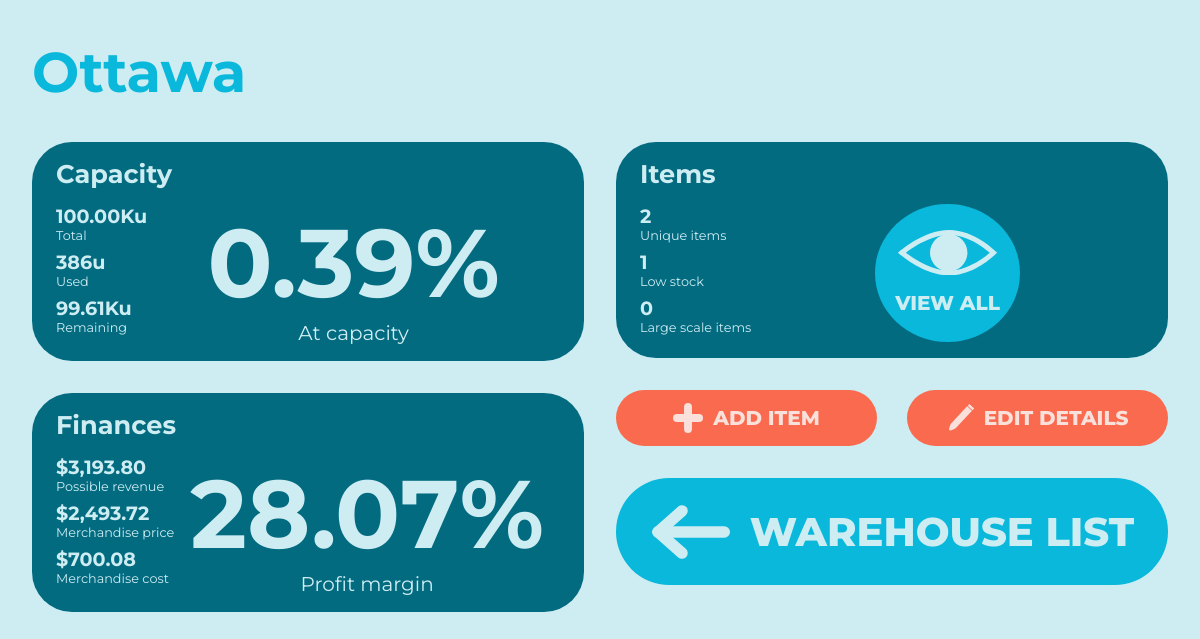
The page /view-warehouse/Ottawa on the database as committed earlier.
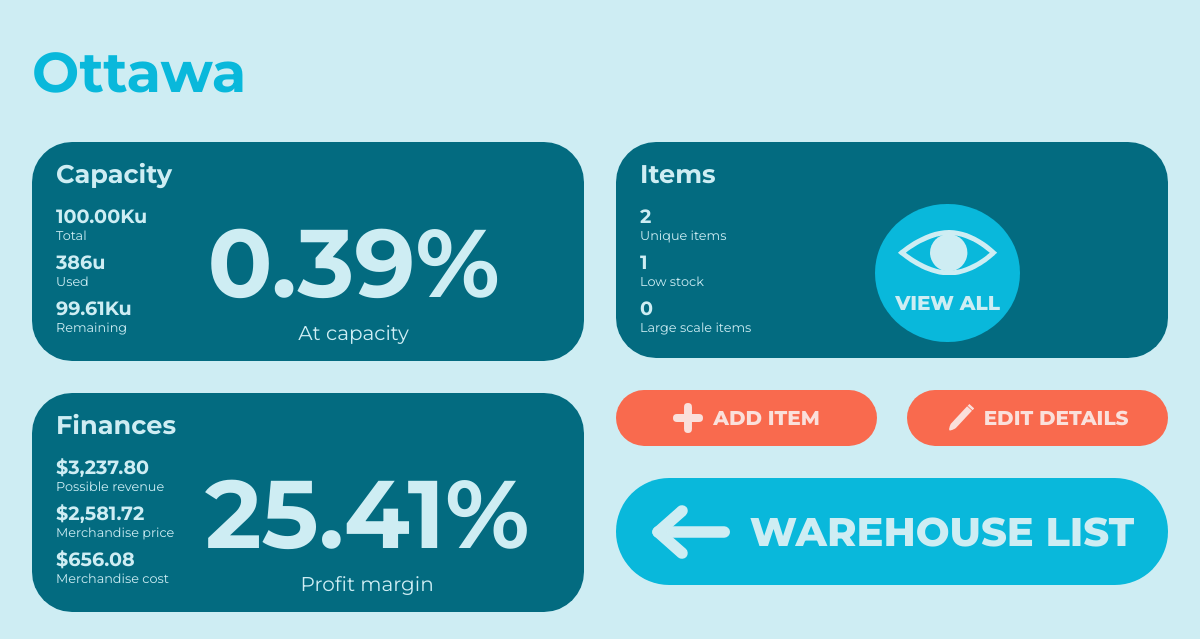
The same page on the database as committed later.
### wms/models.py (models this page shows, shortened)
class Warehouse(db.Model):
    _id = db.Column(db.Integer, primary_key=True)
    name = db.Column(db.String(MAXIMUM_NAME_LEN), unique=True, nullable=False)
    capacity = db.Column(db.Integer, nullable=False)
    items = db.relationship("Item", backref="home_warehouse", lazy=True)
    @hybrid_property
    def remaining_capacity(self):
        capacityUsed = 0
        for item in self.items:
            capacityUsed += item.quantity * ItemTemplate.query.filter_by(_id=item.item_template_id).first().size
        return self.capacity - capacityUsed
    @hybrid_property
    def possible_revenue(self):
        revenue = 0
        for item in self.items:
            item_temp = ItemTemplate.query.filter_by(_id=item.item_template_id).first()
            revenue += item.quantity * (item_temp.price - item_temp.cost)
        return revenue
    @hybrid_property
    def total_production_cost(self):
        total_production_cost = 0
        for item in self.items:
            total_production_cost += item.quantity * ItemTemplate.query.filter_by(_id=item.item_template_id).first().cost
        return total_production_cost
    @hybrid_property
    def low_stock_items(self):
        low_stock = []
        for item in self.items:
            if item.quantity <= ItemTemplate.query.filter_by(_id=item.item_template_id).first().low_threshold:
                low_stock.append(item)
        return low_stock
    @hybrid_property
    def large_scale_items(self):
        large = []
        for item in self.items:
            if ItemTemplate.query.filter_by(_id=item.item_template_id).first().size >= LARGE_SCALE_SIZE:
                large.append(item)
        return large

class Item(db.Model):
    _id = db.Column(db.Integer, primary_key=True)
    quantity = db.Column(db.Integer, nullable=False)
    warehouse = db.Column(db.String(MAXIMUM_NAME_LEN), db.ForeignKey('warehouse.name'), nullable=False)
    item_template_id = db.Column(db.Integer, db.ForeignKey('item_template._id'), nullable=False)

class ItemTemplate(db.Model):
    _id = db.Column(db.Integer, primary_key=True)
    name = db.Column(db.String(MAXIMUM_NAME_LEN), unique=True, nullable=False)
    price = db.Column(db.Float, nullable=False)
    cost = db.Column(db.Float, nullable=False)
    size = db.Column(db.Integer, nullable=False)
    low_threshold = db.Column(db.Integer, nullable=False)
    instances = db.relationship('Item', backref='item_template', lazy=True)  # Instances using this item template

### wms/routes.py (the view, shortened to what this page needs)
@app.route("/view-warehouse/<warehouse_name>", methods=METHODS)
def view_warehouse(warehouse_name):
    warehouse = Warehouse.query.filter_by(name=warehouse_name).first()
    warehouseForm = WarehouseForm()
    warehouseForm.editing_details = True
    warehouseForm.current_id = warehouse._id
    itemForm = AddItemForm()
    itemForm.update_choices()
    itemForm.warehouse = warehouse
    if warehouseForm.validate_on_submit():
        warehouse.name = warehouseForm.name.data
        warehouse.capacity = warehouseForm.capacity.data
        db.session.commit()
        return redirect(url_for('view_warehouse', warehouse_name=warehouse.name))
    return render_template("view-warehouse.html",
                           warehouse=warehouse,
                           warehouseForm=warehouseForm,
                           itemForm=itemForm,
                           price_format=price_format,
                           capacity_format=capacity_format)

### wms/forms.py (called while the page is built)
    def update_choices(self):
        self.item_name.choices = [item.name for item in ItemTemplate.query.all()]

### wms/functions.py (called while the page is built)
def price_format(price, small=False):
    price = round(price, 2)
    if small:
        if price >= 1000:
            price /= 1000
            return "{:.2f}K".format(price)
    if price < 10000:
        return "{:,.2f}".format(price)
    else:
        if 1000000 < price < 9000000:
            price /= 1000000
            return "{:.2f}M".format(price)
        price /= 1000
        return "{:.2f}K".format(price)

def capacity_format(capacity):
    if capacity < 10000:
        return "{:,}".format(capacity)
    elif 10000 <= capacity <= 999999:
        capacity /= 1000
        return "{:.2f}K".format(capacity)
    else:
        capacity /= 1000000
        return "{:.2f}M".format(capacity)

### wms/templates/view-warehouse.html (shortened to what this page needs)
<!DOCTYPE html>
{% extends "base.html" %}
{% block content %}
<link rel="stylesheet" href="{{url_for('static', filename='view-warehouse.css')}}">
<h1>{{warehouse.name}}</h1>
<div class="main-content">
    <div class="left-half">
        <div class="capacity stats-card">
            <h2>Capacity</h2>
            <div class="stats">
                <ul>
                    <li>
                        <h3>{{capacity_format(warehouse.capacity)}}u</h3>
                        <p>Total</p>
                    </li>
                    <li>
                        <h3>{{capacity_format(warehouse.capacity - warehouse.remaining_capacity)}}u</h3>
                        <p>Used</p>
                    </li>
                    <li>
                        <h3>{{capacity_format(warehouse.remaining_capacity)}}u</h3>
                        <p>Remaining</p>
                    </li>
                </ul>
                <div class="big-stat">
                    <h1>{{price_format((warehouse.capacity - warehouse.remaining_capacity) / warehouse.capacity * 100)}}%</h1>
                    <p>At capacity</p>
                </div>
            </div>
        </div>
        <div class="finances stats-card">
            <h2>Finances</h2>
            <div class="stats">
                <ul>
                    <li>
                        <h3>${{price_format(warehouse.possible_revenue)}}</h3>
                        <p>Possible revenue</p>
                    </li>
                    <li>
                        <h3>${{price_format(warehouse.possible_revenue - warehouse.total_production_cost)}}</h3>
                        <p>Merchandise price</p>
                    </li>
                    <li>
                        <h3>${{price_format(warehouse.total_production_cost)}}</h3>
                        <p>Merchandise cost</p>
                    </li>
                </ul>
                <div class="big-stat">
                    <h1>
                        {% if warehouse.possible_revenue - warehouse.total_production_cost == 0 %}
                            0.00%
                        {% else %}
                            {{price_format(warehouse.total_production_cost / (warehouse.possible_revenue - warehouse.total_production_cost) * 100)}}%
                        {% endif %}
                    </h1>
                    <p>Profit margin</p>
                </div>
            </div>
        </div>
    </div>
    <div class="right-half">
        <div class="items stats-card">
            <h2>Items</h2>
            <div class="stats">
                <ul>
                    <li>
                        <h3>{{warehouse.items|length}}</h3>
                        <p>Unique items</p>
                    </li>
                    <li>
                        <h3>{{warehouse.low_stock_items|length}}</h3>
                        <p>Low stock</p>
                    </li>
                    <li>
                        <h3>{{warehouse.large_scale_items|length}}</h3>
                        <p>Large scale items</p>
                    </li>
                </ul>
                <button class="view-all" id="view-all">
                    <h1>View all</h1>
                </button>
            </div>
        </div>
        <div class="warehouse-buttons">
            <button class="add-item" id="add-item">
                <img src="{{url_for('static', filename='+.svg')}}" alt="+ button">
                <h1>Add item</h1>
            </button>
            <button class="edit-details" id="edit-details">
                <h1>Edit details</h1>
            </button>
        </div>
        <a href="{{url_for('warehouses')}}">
            <button class="home-button" id="home-button">
                <h1>Warehouse list</h1>
            </button>
        </a>
    </div>
</div>
{% endblock content %}

### wms/templates/base.html (shortened to what this page needs)
<!DOCTYPE html>
<html lang="en">
<head>
    <link rel="stylesheet" href="{{url_for('static', filename='main.css')}}">
</head>
<body>
    {% block content %}{% endblock content %}
</body>
</html>

### wms/static/main.css (style rules this page uses)
body, html { margin: 0; padding: 0; background-color: #CEEDF3; font-family: 'Montserrat', sans-serif; scroll-behavior: smooth; }
a, button { cursor: pointer; font-family: 'Montserrat', sans-serif; text-decoration: none; }
a:link, button:link { text-decoration: none !important; }
img { pointer-events: none; -moz-user-select: none; -ms-user-select: none; user-select: none; -webkit-user-select: none; }

### wms/static/view-warehouse.css (style rules this page uses)
body { margin: 0 2em; padding: 0; }
h1 { color: #09B8DB; font-size: 3.5em; margin-bottom: 20px; }
ul, li { list-style: none; margin: 0; padding: 0; }
.main-content { display: -webkit-box; display: -ms-flexbox; display: flex; }
.main-content .left-half, .main-content .right-half { width: 50%; padding: 1em 0; }
.main-content .left-half { padding-right: 1em; }
.main-content .right-half { padding-left: 1em; }
.stats-card { background-color: #036B80; color: #CEEDF3; border-radius: 40px; padding: 1em 1.5em; margin-bottom: 2em; }
.stats-card h3, .stats-card p { margin: 0; }
.stats-card h2 { font-size: 1.6em; margin: 0; margin-bottom: 15px; }
.stats-card h3 { font-size: 1.2em; }
.stats-card p { font-size: .8em; }
.stats-card .stats { display: -webkit-box; display: -ms-flexbox; display: flex; -webkit-box-pack: justify; -ms-flex-pack: justify; justify-content: space-between; }
.stats-card .stats li { margin-bottom: 7px; }
.stats-card .big-stat { text-align: center; margin: 0 auto; }
.stats-card .big-stat h1 { color: #CEEDF3; font-size: 6em; margin: 0; }
.stats-card .big-stat p { margin: 0; font-size: 20px; }
button { border: none; }
.warehouse-buttons { display: -webkit-box; display: -ms-flexbox; display: flex; margin-bottom: 2em; }
.warehouse-buttons button { background-color: #F96A4E; text-transform: uppercase; border-radius: 4em; padding: 1em 0; width: 50%; display: -webkit-box; display: -ms-flexbox; display: flex; -webkit-box-align: center; -ms-flex-align: center; align-items: center; -webkit-box-pack: center; -ms-flex-pack: center; justify-content: center; }
.warehouse-buttons button img { width: 30px; margin-right: 10px; }
.warehouse-buttons button svg { margin-right: 10px; }
.warehouse-buttons .add-item { margin-right: 30px; }
.warehouse-buttons h1 { color: #FAE0DB; font-size: 20px; font-weight: 800; margin: 0; }
.view-all { border-radius: 50%; background-color: #09B8DB; margin: 0 auto; padding: 1.5em; }
.view-all h1 { text-transform: uppercase; font-size: 20px; font-weight: 800; color: #CEEDF3; margin-bottom: 0; }
.home-button { display: -webkit-box; display: -ms-flexbox; display: flex; background-color: #09B8DB; padding: 1em; width: 100%; -webkit-box-pack: center; -ms-flex-pack: center; justify-content: center; -webkit-box-align: center; -ms-flex-align: center; align-items: center; border-radius: 4em; }
.home-button h1 { text-transform: uppercase; color: #CEEDF3; font-size: 40px; font-weight: 800; margin: 0; }
.home-button svg { margin-right: 20px; width: 80px; height: 80px; }
.finances { margin-bottom: 0; }

Rows that differ between the two databases and show on the page:
changed through a linked row, Item: quantity.cost "3,193.80" → "3,237.80"; quantity.cost "2,493.72" → "2,581.72"; quantity.cost "700.08" → "656.08"; quantity.price "28.07" → "25.41"
